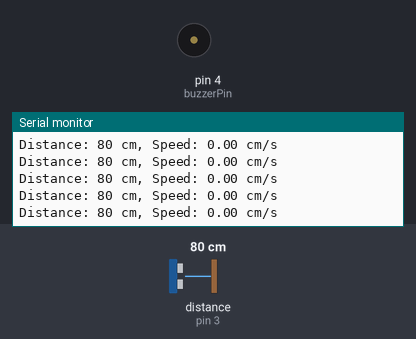
Bench run of a sketch on a simulated Arduino Uno, built with avr-gcc and run on an emulated ATmega328P. Shown: buzzer (waves = sounding, pin HIGH), the last lines printed to the serial monitor. Wiring (inferred from the names in the program): ultrasonic range finder: trigger pin 2; echo pin 3. Inputs (shaded band) come from the test bench; at power-on: distance to the obstacle (sensor on pin 3) 80 cm. The echo pulse lasts 58.3 µs per cm; pins used as bus, display or sensor lines are not drawn.

Above: at 1.2 s.
1.3 s: distance to the obstacle (sensor on pin 3) set to 2 cm
At 2.4 s:
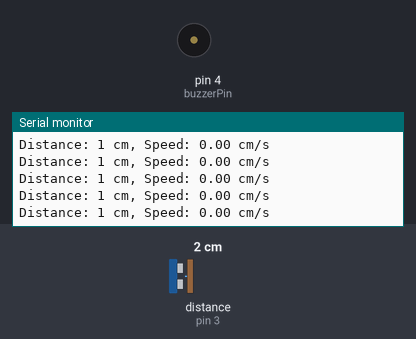
4.3 s: distance to the obstacle (sensor on pin 3) set to 18 cm
At 5.2 s:
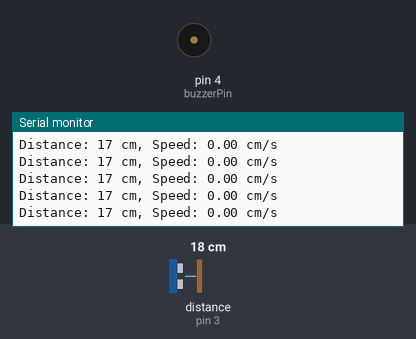
Timing chart, 0 to 7.3 s (numbered marks = the images above; inputs shaded):
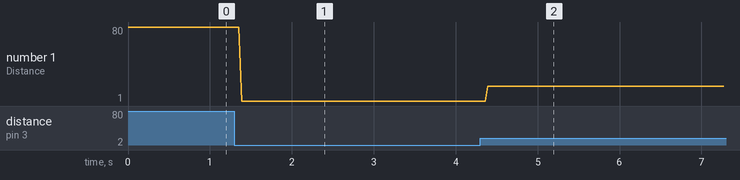

The sketch:

HC-SR04.ino
```cpp
const int trigPin = 2;
const int echoPin = 3;
const int buzzerPin = 4;
const int threshold = 100; // 设置速度阈值，单位cm/s

long duration, distance, prevDistance = 2000;
unsigned long prevTime = 0, currTime = 0, deltaTime = 0;

void setup() {
  pinMode(trigPin, OUTPUT);
  pinMode(echoPin, INPUT);
  pinMode(buzzerPin, OUTPUT);
  Serial.begin(9600);
}

void loop() {
  // 发送10微秒的高电平脉冲信号，启动距离测量
  digitalWrite(trigPin, HIGH);
  delayMicroseconds(10);
  digitalWrite(trigPin, LOW);

  // 使用pulseIn函数测量超声波信号回响时间，单位为微秒
  duration = pulseIn(echoPin, HIGH);

  // 计算距离，单位为厘米
  distance = duration / 58.0;

  // 判断当前检测到的距离是否为1200
  if (distance == 1200) {
    distance = prevDistance; // 如果是，将其赋为上一次检测到的距离
  } else {
    prevDistance = distance; // 否则，更新上一次检测到的距离
  }

  // 计算时间间隔
  currTime = millis();
  deltaTime = currTime - prevTime;
  prevTime = currTime;

  // 计算速度，单位为cm/s
  float speed = abs(distance - prevDistance) / (deltaTime / 1000.0);

  // 输出距离值和速度值到串口监视器
  Serial.print("Distance: ");
  Serial.print(distance);
  Serial.print(" cm, ");
  Serial.print("Speed: ");
  Serial.print(speed);
  Serial.println(" cm/s");

  // 如果速度超过阈值，发出警报
  if (speed > threshold) {
    digitalWrite(buzzerPin, HIGH);
    delay(500);
    digitalWrite(buzzerPin, LOW);
    delay(500);
  }
}
```

Measured:
- after the input at 1.3 s, the serial monitor: prints a new line after 0.09 s (image 1)
- after the input at 4.3 s, the serial monitor: prints a new line after 0.09 s (image 2)
- plotted number 1: 80 → 1 after the input at 1.3 s, 1 → 17 after the input at 4.3 s
